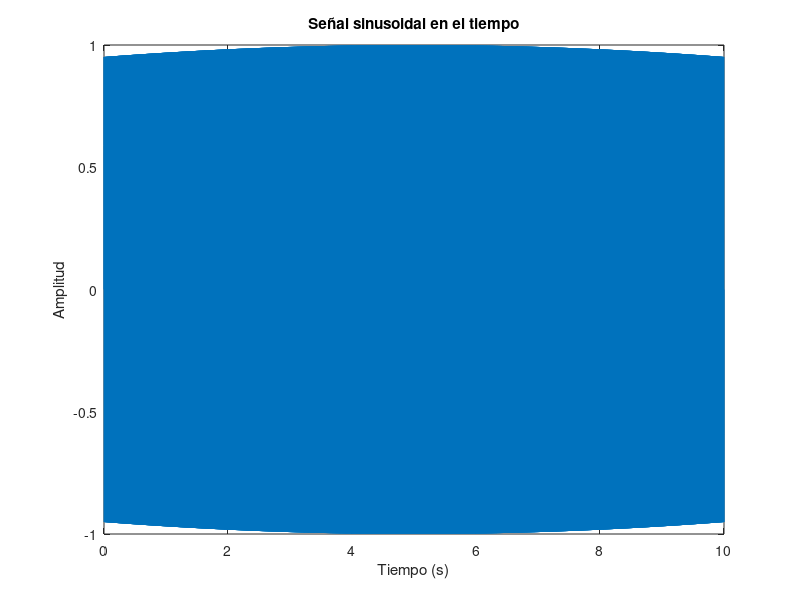
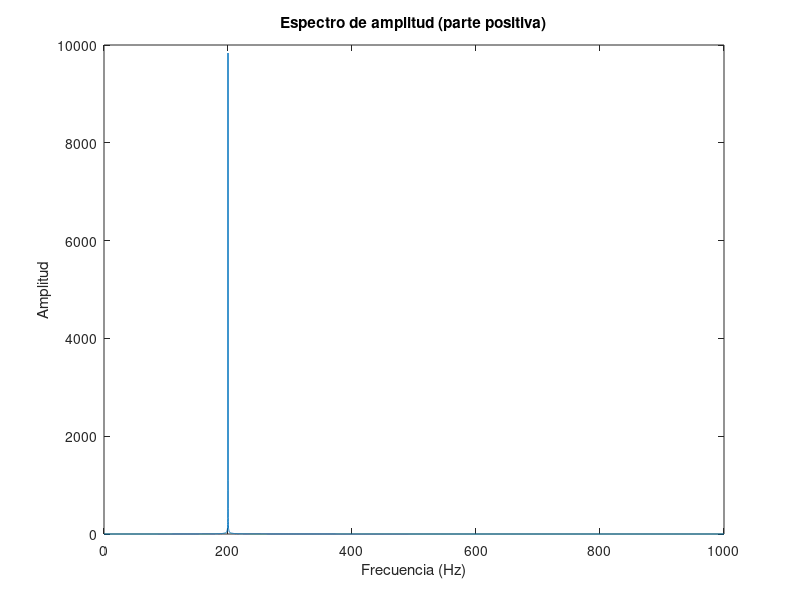
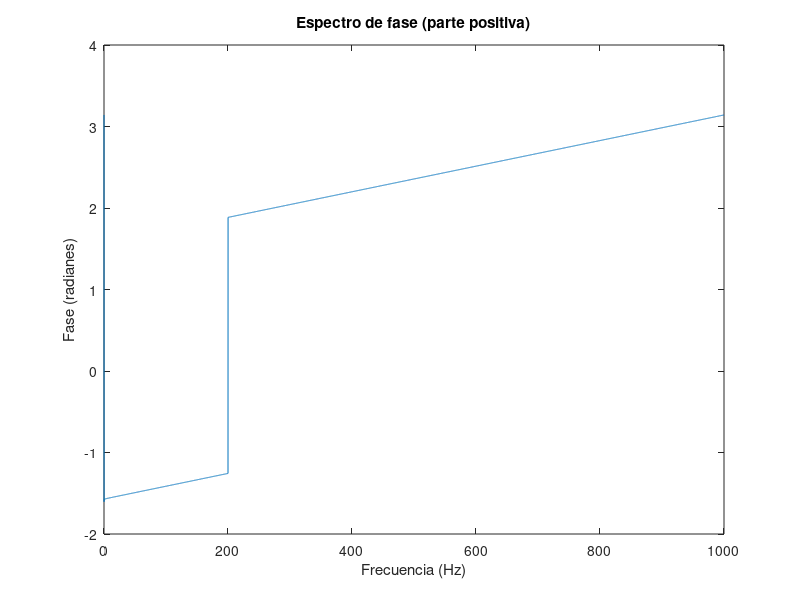
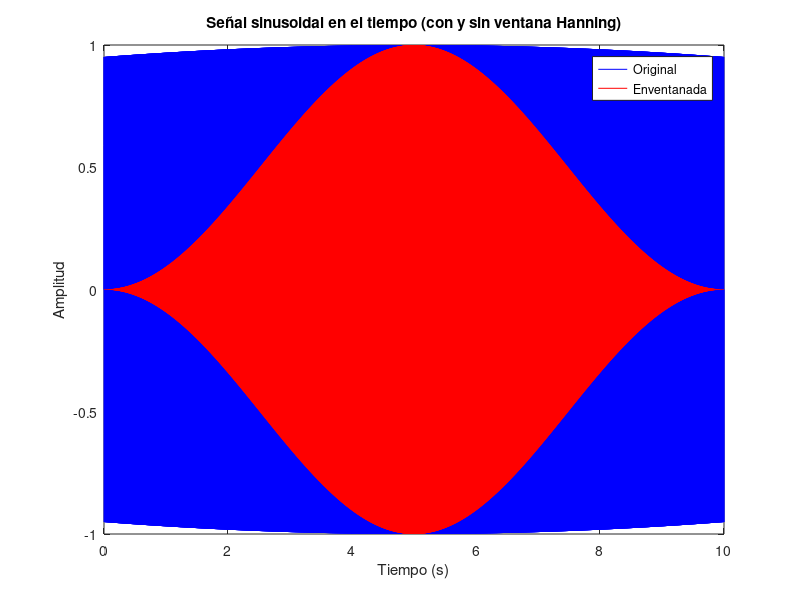

The MATLAB script that drew these images, in order:
pkg load signal %paquete necesario para la resolución de varios ejercicios

%1

%datos enunciado
f_signal = 200.01; %Hz
A = 1; %amplitud
nyquist = 1000; %Hz
fs = nyquist*2; %frecuencia de muestreo, sacada de la definición de 'frecuencia de nyquist'
resol = 0.1; %Hz

T = 1 / resol; %duración de la señal [s]
t = 0:1/fs:T-1/fs; %vector tiempo
signal = A*sin(2*pi*f_signal*t);

% Transformada de Fourier
N = length(signal); %número de muestras
f = linspace(0, nyquist, N/2+1); %frecuencias >0
fft_signal = fft(signal); %FFT
amplitud_e = abs(fft_signal(1:N/2+1)); %amplitud del espectro
fase_e = angle(fft_signal(1:N/2+1)); %fase del espectro

%gráficas
%señal en el tiempo
figure;
plot(t, signal);
title('Señal sinusoidal en el tiempo');
xlabel('Tiempo (s)');
ylabel('Amplitud');

%amplitud espectral
figure;
plot(f, amplitud_e);
title('Espectro de amplitud (parte positiva)');
xlabel('Frecuencia (Hz)');
ylabel('Amplitud');

%fase espectral
figure;
plot(f, fase_e);
title('Espectro de fase (parte positiva)');
xlabel('Frecuencia (Hz)');
ylabel('Fase (radianes)');

%2
%dado que se pide representar la señal del ejercicio 1, se reutilizan algunas variables
ventana = hann(length(signal))'; %ventana Hanning
signal_v = signal .* ventana; %señal enventanada

%Transformada de Fourier para la resolución original
fft_signal_v = fft(signal_v, N); % FFT
amplitud_original = abs(fft_signal_v(1:N/2+1)); %amplitud

%Transformada de Fourier para resolución 0.01 Hz
resol1 = 0.01; %nueva resolución
T_1 = 1 / resol1; %duración nueva resolución
t_1 = 0:1/fs:T_1-1/fs; %vector tiempo nuevo
signal_1 = A * sin(2 * pi * f_signal * t_1) .* hann(length(t_1))'; %señal enventanada

N_fine = length(signal_1); %número de puntos para la FFT 0.01
f_fine = linspace(0, fs/2, N_fine/2+1); %frecuencias >0
fft_signal_1 = fft(signal_1, N_fine);
amplitude_1 = abs(fft_signal_1(1:N_fine/2+1));

%gráficas
%señal en el tiempo (con ventana de Hanning)
figure;
plot(t, signal, 'b', 'DisplayName', 'Original');
hold on;
plot(t, signal_v, 'r', 'DisplayName', 'Enventanada');
hold off;
title('Señal sinusoidal en el tiempo (con y sin ventana Hanning)');
xlabel('Tiempo (s)');
ylabel('Amplitud');
legend;

%parte positiva del espectro (resolución original y 0.01)
figure;
plot(f, amplitud_original, 'b', 'LineWidth', 1.5, 'DisplayName', 'Resolución 0.1 Hz');
hold on;
plot(f_fine, amplitude_1, 'r--', 'LineWidth', 1.5, 'DisplayName', 'Resolución 0.01 Hz');
hold off;
title('Espectro de amplitud (parte positiva)');
xlabel('Frecuencia (Hz)');
ylabel('Amplitud');
legend;

3%
%datos
fs = 1000; % Hz
T = 20; % s
t = 0:1/fs:T-1/fs; %vector tiempo
f0 = 10; %frecuencia fundamental de la señal en Hz
A = 10; %amplitud en 10 Hz

%señal periódica
N = length(t); %número de muestras totales
signal = zeros(size(t)); %inicializador de señal

%pulso rectangular
pulse_duration = 1 / (2 * 100); %duración de cada pulso, con el dato del enunciado de que el lóbulo principal tenga una anchura de 100Hz
pulse = A * rectpuls(t - pulse_duration/2, pulse_duration); %pulso centrado

%suma de pulsos para crear la señal periódica
for k = 0:f0:(fs/2)
    signal = signal + A * sin(2 * pi * k * t);
end

%transformada de Fourier
fft_signal = fft(signal);
N_fft = length(fft_signal);
f = linspace(0, fs/2, N_fft/2+1); %frecuencias >0
amplitud_espec = abs(fft_signal(1:N_fft/2+1));

%gráficas
%primeros 0.5s en el dominio temporal
figure;
plot(t(t <= 0.5), signal(t <= 0.5));
title('Señal periódica (primeros 0.5 segundos)');
xlabel('Tiempo (s)');
ylabel('Amplitud');

%espectro positivo
figure;
plot(f, amplitud_espec);
title('Espectro de amplitud (parte positiva)');
xlabel('Frecuencia (Hz)');
ylabel('Amplitud');

%4
%enunciado
fs = 10000; % Hz
T = 20; % s
t = 0:1/fs:T-1/fs; %vector tiempo
sigma = 20; %desviación estándar del ruido blanco gaussiano

noise = sigma * randn(size(t)); %ruido blanco con la desviación estándar dada en el enunciado

N = length(noise); %número de puntos
fft_noise = fft(noise); %FFT del ruido
f = linspace(0, fs/2, N/2+1); %frecuencias >0
spd = abs(fft_noise(1:N/2+1)).^2 / N;

%gráficas
%ruido en el dominio temporal, primeros 0.5s
figure;
plot(t(t <= 0.5), noise(t <= 0.5));
title('Ruido blanco Gaussiano (primeros 0.5")');
xlabel('Tiempo (s)');
ylabel('Amplitud');

%densidad espectral de potencia
figure;
plot(f, spd);
title('Densidad espectral de potencia (SPD)');
xlabel('Frecuencia (Hz)');
ylabel('Potencia');

%5
fs = 1000;
fs_sub = 100; %frecuencia para submuestreo (Hz)
factor_sub = fs / fs_sub; %factor de submuestreo = 10

%submuestreo de la señal periódica
signal_sub = signal(1:factor_sub:end); %submuestrear tomando una muestra cada 10 submuestras
t_sub = 0:1/fs_sub:T-1/fs_sub; %vector tiempo submuestreado

%gráficas
figure;
subplot(2,1,1);
plot(t(t <= 0.5), signal(t <= 0.5));
title('Señal Original (primeros 0.5 segundos)');
xlabel('Tiempo (s)');
ylabel('Amplitud');

subplot(2,1,2);
plot(t_sub(t_sub <= 0.5), signal_sub(t_sub <= 0.5));
title('Señal Submuestreada (primeros 0.5 segundos)');
xlabel('Tiempo (s)');
ylabel('Amplitud');

%6

%Transformada de Fourier de la señal compuesta
N = length(signal_sub);
fft_composed = fft(signal_sub);
f = linspace(0, fs_sub/2, N/2+1); %frecuencias >0
amplitude_spectrum = abs(fft_composed(1:N/2+1)); % Espectro de amplitud

%determinación de la frecuencia de corte
f_cutoff = 50; %valor tomado aleatoriamente

%eliminar todo lo que esté por encima de la frecuencia de corte en la FFT
fft_composed_filtered = fft_composed;
fft_composed_filtered(f > f_cutoff) = 0; % Eliminar componentes espectrales por encima de la frecuencia de corte

%Transformada inversa de Fourier para obtener la señal filtrada
signal_filtered = ifft(fft_composed_filtered);

%gráficas
%primeros 0.5 seg. de la señal filtrada
figure;
plot(t_sub(t_sub <= 0.5), signal_filtered(t_sub <= 0.5));
title('Señal filtrada (primeros 0.5 segundos)');
xlabel('Tiempo (s)');
ylabel('Amplitud');

%comparación señal original
figure;
plot(t_sub(t_sub <= 0.5), signal_sub(t_sub <= 0.5));
title('Señal original compuesta (primeros 0.5 segundos)');
xlabel('Tiempo (s)');
ylabel('Amplitud');

%7
%parámetros de la señal análogos al ejemplo
srate = 1000; % Frecuencia de muestreo (Hz), ajustada para que sea más del doble de 440 de la señal portadora
speriod = 1 / srate; % Período de muestreo
duration = 3; % Duración de la señal, ajustada según enunciado
t_max = duration - speriod; % Tiempo máximo de la señal
t = 0:speriod:t_max; % Eje temporal
n = length(t); % Número de muestras

%parámetros señal portadora
f_carrier = 440; %Hz, La4
a_portadora = 5; %amplitud señal
carrier = a_portadora * sin(2 * pi * f_carrier * t);

%señal moduladora (triangular)
f_modulator = 12; %frecuencia Hz
a_moduladora = 2; %amplitud señal moduladora
modulator = a_moduladora * sawtooth(2 * pi * f_modulator * t, 0.5); %onda triangular

% Efecto de trémolo (modulación de amplitud)
tremolo_signal = carrier .* (1 + modulator); %señal modulada

%gráficas señal portadora y modulada
figure;
subplot(3,1,1);
plot(t(1:round(srate)), carrier(1:round(srate)));
title('Señal Portadora (440 Hz)');
xlabel('Tiempo (s)');
ylabel('Amplitud');

subplot(3,1,2);
plot(t(1:round(srate)), tremolo_signal(1:round(srate)));
title('Señal Modulada (Trémolo)');
xlabel('Tiempo (s)');
ylabel('Amplitud');

%reproducción señales portadora y modulada
sound(carrier, srate);
pause(5); %sperar a que termine la reproducción
sound(tremolo_signal, srate);

% Espectro de la señal portadora, moduladora y modulada
%FFT de cada señal
fft_carrier = fft(carrier);
fft_modulator = fft(modulator);
fft_tremolo_signal = fft(tremolo_signal);

f = linspace(0, srate/2, n/2+1); %frecuencias de la FFT

%amplitud espectral, parte >0
amplitude_spectrum_carrier = abs(fft_carrier(1:n/2+1));
amplitude_spectrum_modulator = abs(fft_modulator(1:n/2+1));
amplitude_spectrum_tremolo_signal = abs(fft_tremolo_signal(1:n/2+1));

%gráficas
figure;
subplot(3,1,1);
plot(f, amplitude_spectrum_carrier);
title('Espectro de la Señal Portadora (440 Hz)');
xlabel('Frecuencia (Hz)');
ylabel('Amplitud');

subplot(3,1,2);
plot(f, amplitude_spectrum_modulator);
title('Espectro de la Señal Moduladora (12 Hz)');
xlabel('Frecuencia (Hz)');
ylabel('Amplitud');

subplot(3,1,3);
plot(f, amplitude_spectrum_tremolo_signal);
title('Espectro de la Señal Modulada (Trémolo)');
xlabel('Frecuencia (Hz)');
ylabel('Amplitud');

%la frecuencia de muestreo original de 500 no era adecuada pues no cumplía la regla de ser >2x la portadora. Una vez ajustada el problema quedó resuelto.

%8

% Parámetros de la señal
srate = 48000; % Hz
duration = 3; % s
t = 0:1/srate:duration-1/srate; %vector tiempo

%señal portadora (triangular)
f_portadora = 261.63; % Hz, Do4
a_portadora = 5; %amplitud
carrier = a_portadora * sawtooth(2 * pi * f_portadora * t, 0.5); % Onda triangular

% Parámetros de la señal moduladora (sinusoidal)
f_modula = 5; % Hz
a_modula = 0.25; %amplitud
modula = a_modula * sin(2 * pi * f_modula * t);

% Efecto de vibrato (modulación de frecuencia)
vibrato_signal = a_portadora * sawtooth(2 * pi * (f_portadora + modula) .* t, 0.5);

% Reproducir la señal portadora y la señal modulada
sound(carrier, srate);
pause(4);
sound(vibrato_signal, srate);

%FFT
N = length(t);
f = linspace(0, srate/2, N/2+1); % Frecuencias >0

fft_carrier = fft(carrier);
fft_modula = fft(modula);
fft_vibrato_signal = fft(vibrato_signal);

amplitud_spectrum_porta = abs(fft_carrier(1:N/2+1));
amplitud_spectrum_modula = abs(fft_modula(1:N/2+1));
amplitud_spectrum_vibrato_signal = abs(fft_vibrato_signal(1:N/2+1));

%gráficas
figure;
subplot(3,1,1);
plot(f, amplitud_spectrum_porta);
title('Espectro de la Señal Portadora (Triangular)');
xlabel('Frecuencia (Hz)');
ylabel('Amplitud');

subplot(3,1,2);
plot(f, amplitud_spectrum_modula);
title('Espectro de la Señal Moduladora (5 Hz)');
xlabel('Frecuencia (Hz)');
ylabel('Amplitud');

subplot(3,1,3);
plot(f, amplitud_spectrum_vibrato_signal);
title('Espectro de la Señal Modulada (Vibrato)');
xlabel('Frecuencia (Hz)');
ylabel('Amplitud');

